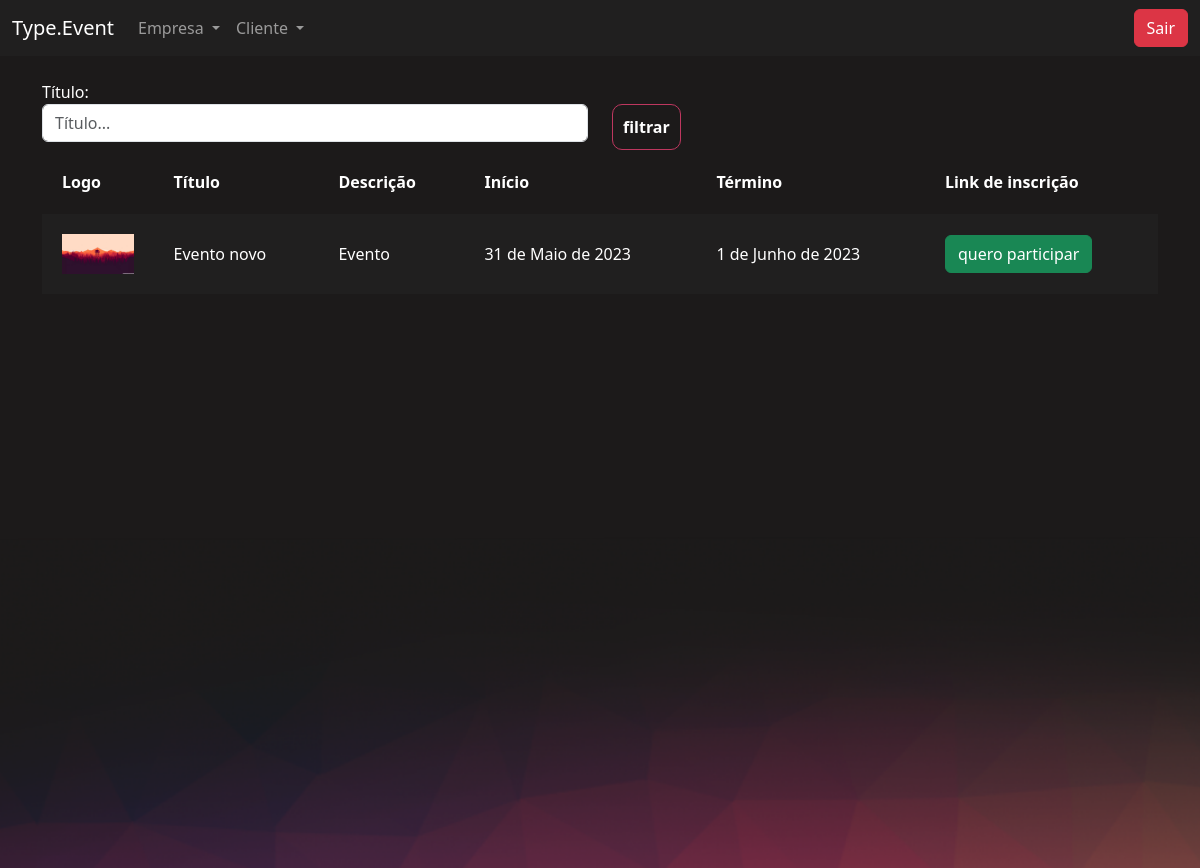
The page /eventos/gerenciar_evento/ (signed in) on the database as committed earlier.
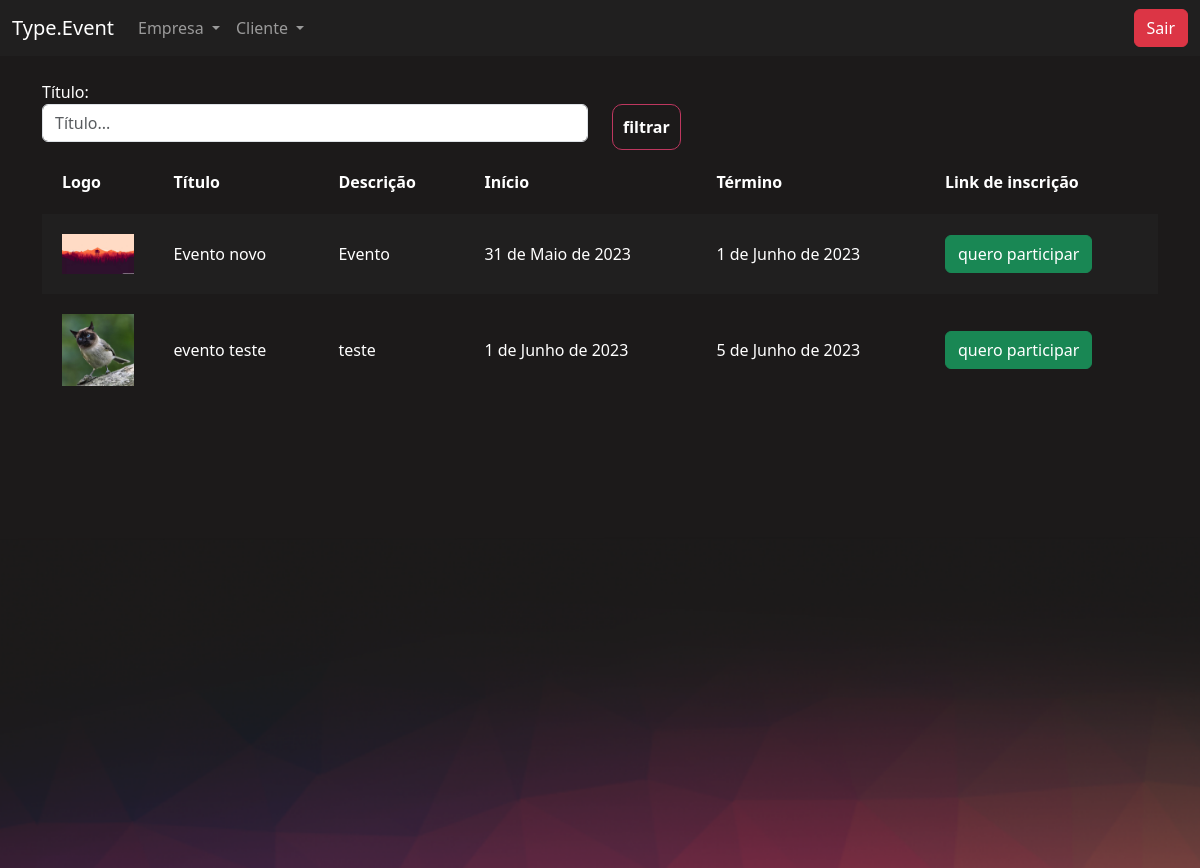
The same page on the database as committed later.
### eventos/models.py (models this page shows, shortened)
class Evento(models.Model):
    criador = models.ForeignKey(User, on_delete=models.DO_NOTHING)
    nome = CharField(max_length=200)
    descricao = TextField()
    data_inicio = DateField()
    data_termino = DateField()
    carga_horaria = IntegerField()
    logo = ImageField(upload_to="logos")
    participantes =  models.ManyToManyField(User, related_name="evento_participante", null=True, blank=True)
    cor_principal = CharField(max_length=7)
    cor_secundaria = CharField(max_length=7)
    cor_fundo = CharField(max_length=7)

### eventos/views.py (the view)
# urls.py: path('gerenciar_evento/', views.gerenciar_evento, name="gerenciar_evento"),
@login_required(login_url='/auth/login')
def gerenciar_evento(request):
    if request.method == "GET":
        nome = request.GET.get('nome')
        eventos = Evento.objects.filter(criador=request.user)
        if nome:
            eventos = eventos.filter(nome__contains=nome)
        return render(request, 'gerenciar_evento.html', {'eventos': eventos})

### eventos/templates/gerenciar_evento.html (shortened to what this page needs)
{% extends "bases/base_evento.html" %}
{% load static %}
{% block 'importacoes' %}
    <link href="{% static 'evento/css/gerenciar_evento.css' %}" rel="stylesheet">
{% endblock %}
{% block 'conteudo' %}
    <div class="container">
        <br>
        <div class="row">
            <div class="col-md">
                <form action="{% url 'gerenciar_evento' %}" method="GET">{% csrf_token %}
                <label>Título:</label>
                <input type="text" placeholder="Título..." class="form-control" name="nome">
            </div>
            <div class="col-md">
                <br>
                <input type="submit" class="btn-principal" value="filtrar">
            </div>
        </div>
        <table>
            <tr>
                <th>Logo</th>
                <th>Título</th>
                <th>Descrição</th>
                <th>Início</th>
                <th>Término</th>
                <th>Link de inscrição</th>
            </tr>
        {% for evento in eventos %}
            <tr class="{% cycle 'linha' 'linha2' %}">
                <td width="10%"><a href="#"><img width="100%" src="/media/{{evento.logo}}"></a></td>
                <td>{{evento.nome}}</td>
                <td>{{evento.descricao}}</td>
                <td>{{evento.data_inicio}}</td>
                <td>{{evento.data_termino}}</td>
                <td><a class="btn btn-success" href="/eventos/inscrever_evento/{{evento.id}}/">quero participar</a></td>
            </tr>
        {% endfor %}
        </table>
    </div>
{% endblock %}

Rows that differ between the two databases and show on the page:
added Evento: logo (picture), nome "evento teste", descricao "teste", data_inicio "1 de Junho de 2023", data_termino "5 de Junho de 2023"
